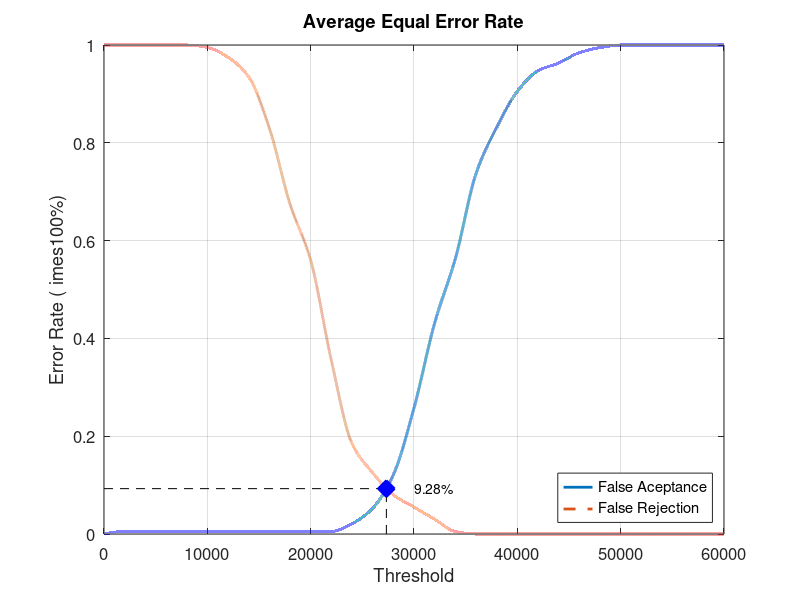
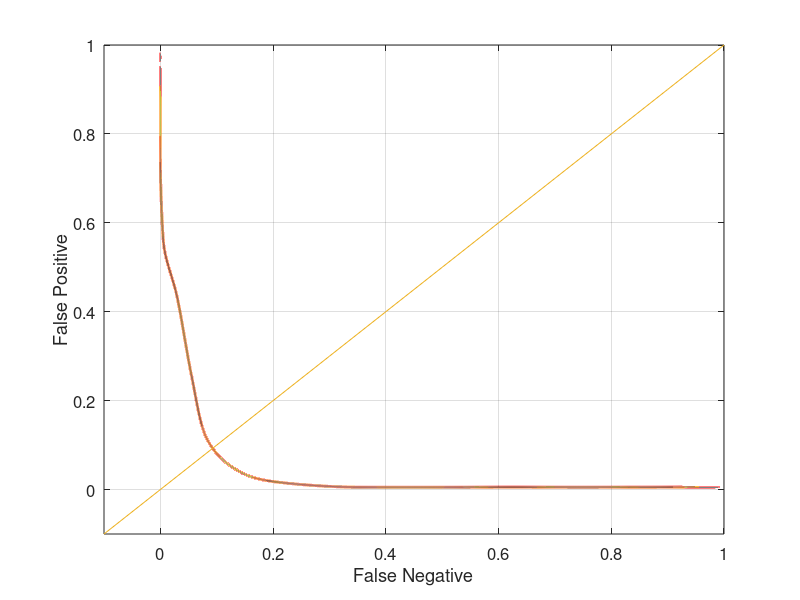

MATLAB code for these plots, in order:
close all;
clear;
clc;
x = 0:2000:60000;
xq = 0:0.5:60000;

y0 = [0 0.00526316 0.00526316 0.00526316 0.00526316 0.00526316 0.00526316 0.00526316 0.00526316 0.00526316 0.00526316 0.00526316 0.0210526 0.0526316 0.121053 0.257895 0.431579 0.563158 0.736842 0.831579 0.905263 0.947368 0.963158 0.984211 0.994737 1 1 1 1 1 1]
yy0 = interp1(x, y0, xq, 'pchip');
y1 = [1 1 1 1 1 0.995 0.975 0.935 0.83 0.675 0.56 0.355 0.185 0.125 0.08 0.055 0.03 0.005 0 0 0 0 0 0 0 0 0 0 0 0 0]
yy1 = interp1(x, y1, xq, 'pchip');

% Calculating EER: 
y2 = abs(y0 - y1);
find(y2 == min(y2))
yy2 = abs(yy0 - yy1);
xEER = find(yy2 == min(yy2));
xEERIndex = xq(xEER) % X-axis EER
yEER = yy0(xEER) % Y-axis EER

main = figure
plot(xq, yy0,'-','LineWidth', 2);	hold on
plot(xq, yy1,'--','LineWidth', 2);	hold on
plot([xEERIndex xEERIndex], [0 yEER], 'k--');	hold on
plot([0 xEERIndex], [yEER yEER], 'k--');	hold on
plot(xEERIndex, yEER, 'bx', 'LineWidth', 10);	hold on
text(xEERIndex + 10 * xEERIndex / 100, yEER, [num2str(round((10000 * yEER)) / 100) '%'])
legend('False Aceptance', 'False Rejection', 'Location', 'SouthEast')
xlabel('Threshold')
ylabel('Error Rate (	imes100%)')
title('Average Equal Error Rate')
set(gca, 'FontSize', 12)
axis([0 60000 0 1])
grid on

print(main, 'Database5_1Main', '-dpng');
FNRxFPR = figure('Color', [1 1 1]);
plot(yy1, yy0, '-', yy1, yy0, 'LineWidth', 2);
hold on
y = -0.1:0.1:1
plot(y, y); 
set(gca, 'FontSize', 12)
xlabel('False Negative')
ylabel('False Positive')
axis([-0.1 1 -0.1 1])
set(gca, 'FontSize', 12)
grid on

print(FNRxFPR, 'Database5_1FNRxFPR','-dpng');
